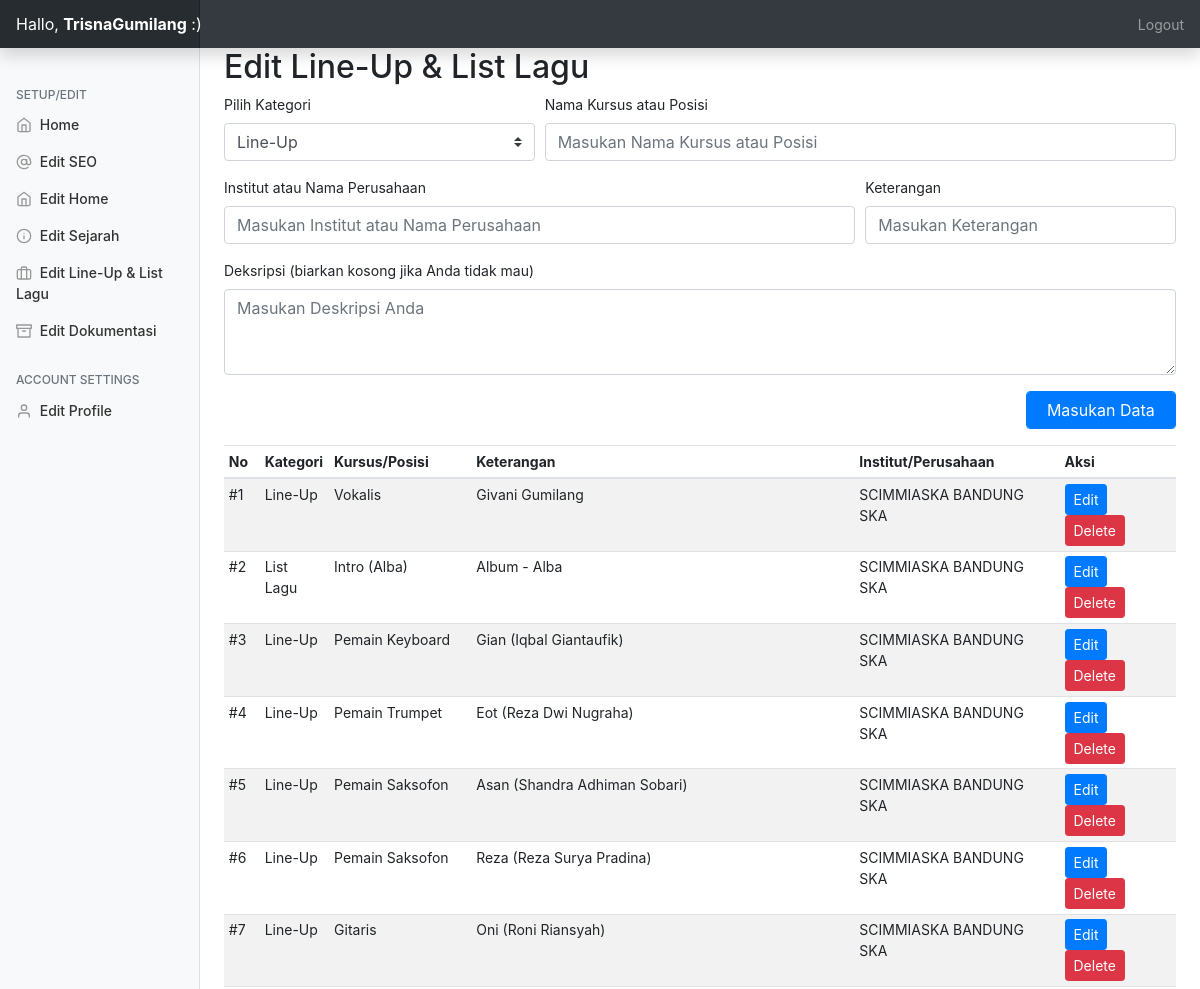
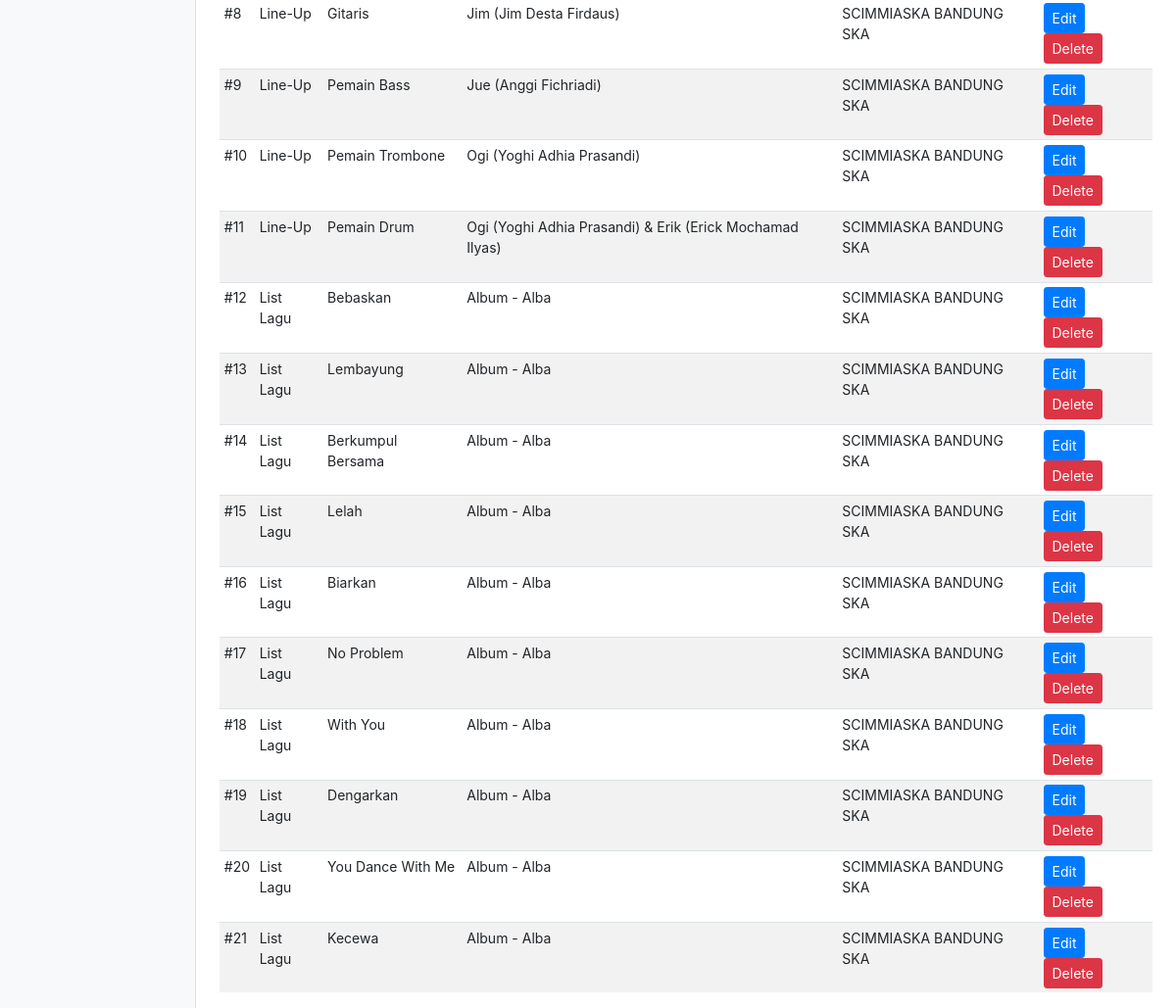
The app's page /admin/?editresume=true (signed in) with its own data (2 pictures, top to bottom).
### tables this page shows
CREATE TABLE `resume` (
  `id` int(11) NOT NULL,
  `category` varchar(250) NOT NULL,
  `title` varchar(250) NOT NULL,
  `year` varchar(250) NOT NULL,
  `ogname` varchar(250) NOT NULL,
  `workdesc` text NOT NULL
);

### admin/php/resume.php (the view, shortened to what this page needs)
<h2>Edit Line-Up & List Lagu</h2>
         <form action="php/uresume.php" method="post">
                 <div class="form-row">
                   <div class="form-group col-md-4">
                   <label>Pilih Kategori</label>
                    <select name="category" class="custom-select">
  <option value="e" selected>Line-Up</option>
</select></div>
                     <div class="form-group col-md-8">
    <label for="sn">Nama Kursus atau Posisi</label>
    <input type="text" name="title" class="form-control" id="website" placeholder="Masukan Nama Kursus atau Posisi" required>
  </div>
   <div class="form-group col-md-8">
    <label for="website">Institut atau Nama Perusahaan</label>
    <input type="text" name="ogname" class="form-control" id="website" placeholder="Masukan Institut atau Nama Perusahaan" required>
  </div>
   <div class="form-group col-md-4">
    <label for="website">Keterangan</label>
    <input type="text" name="year" class="form-control" id="website" placeholder="Masukan Keterangan" required>
  </div>
  <div class="form-group col-md-12">
    <label for="exampleFormControlTextarea1">Deksripsi (biarkan kosong jika Anda tidak mau)</label>
    <textarea class="form-control" name="workdesc" id="exampleFormControlTextarea1" rows="3" placeholder="Masukan Deskripsi Anda"></textarea>
  </div>
   <div class="form-group col-md-2 ml-auto">
      <input type="submit" name="addtoresume" class="btn btn-primary form-control" value="Masukan Data">
   </div>
                 </div>
             </form>
         <table id="rlist" class="table table-striped table-sm .table-responsive ">
          <thead>
            <tr>
              <th>No</th>
              <th>Kategori</th>
              <th>Kursus/Posisi</th>
              <th>Keterangan</th>
              <th>Institut/Perusahaan</th>
              <th>Aksi</th>
            </tr>
          </thead>
          <tbody>
         <?php
$query2="SELECT * FROM resume";
$queryrun2=mysqli_query($db,$query2);
$count=1;
while($data2=mysqli_fetch_array($queryrun2)){
    $cat = $data2['category']=='e'?$cat="Line-Up":$cat="List Lagu";
    ?>
     <tr>
         <div class="modal fade" id="modal<?=$data2['id']?>" tabindex="-1" role="dialog" aria-labelledby="exampleModalLabel" aria-hidden="true">
          <td>#<?=$count?></td>
              <td><?=$cat?></td>
         <td><?=$data2['title']?></td>
         <td><?=$data2['year']?></td>
         <td><?=$data2['ogname']?></td>
         <td>
         <button type="button" class="btn btn-primary btn-sm" data-toggle="modal" data-target="#modal<?=$data2['id']?>">
  Edit
</button> <a href="php/uresume.php?del=<?=$data2['id']?>"><button type="button" class="btn btn-danger btn-sm" data-toggle="modal" data-target="#exampleModal">
  Delete
             </button></a></td>
            </tr>
         <?php $count++;
} ?>
             </tbody></table>

### admin/css/dashboard.css (style rules this page uses)
body { font-size: .875rem; }

### records on screen
resume: category "Line-Up", title "Vokalis", year "Givani Gumilang", ogname "SCIMMIASKA BANDUNG SKA"
resume: category "List Lagu", title "Intro (Alba)", year "Album - Alba", ogname "SCIMMIASKA BANDUNG SKA"
resume: category "Line-Up", title "Pemain Keyboard", year "Gian (Iqbal Giantaufik)", ogname "SCIMMIASKA BANDUNG SKA"
resume: category "Line-Up", title "Pemain Trumpet", year "Eot (Reza Dwi Nugraha)", ogname "SCIMMIASKA BANDUNG SKA"
resume: category "Line-Up", title "Pemain Saksofon", year "Asan (Shandra Adhiman Sobari)", ogname "SCIMMIASKA BANDUNG SKA"
resume: category "Line-Up", title "Pemain Saksofon", year "Reza (Reza Surya Pradina)", ogname "SCIMMIASKA BANDUNG SKA"
resume: category "Line-Up", title "Gitaris", year "Oni (Roni Riansyah)", ogname "SCIMMIASKA BANDUNG SKA"
resume: category "Line-Up", title "Gitaris", year "Jim (Jim Desta Firdaus)", ogname "SCIMMIASKA BANDUNG SKA"
resume: category "Line-Up", title "Pemain Bass", year "Jue (Anggi Fichriadi)", ogname "SCIMMIASKA BANDUNG SKA"
resume: category "Line-Up", title "Pemain Trombone", year "Ogi (Yoghi Adhia Prasandi)", ogname "SCIMMIASKA BANDUNG SKA"
resume: category "Line-Up", title "Pemain Drum", year "Ogi (Yoghi Adhia Prasandi) & Erik (Erick Mochamad Ilyas)", ogname "SCIMMIASKA BANDUNG SKA"
resume: category "List Lagu", title "Bebaskan", year "Album - Alba", ogname "SCIMMIASKA BANDUNG SKA"
resume: category "List Lagu", title "Lembayung", year "Album - Alba", ogname "SCIMMIASKA BANDUNG SKA"
resume: category "List Lagu", title "Berkumpul Bersama", year "Album - Alba", ogname "SCIMMIASKA BANDUNG SKA"
resume: category "List Lagu", title "Lelah", year "Album - Alba", ogname "SCIMMIASKA BANDUNG SKA"
resume: category "List Lagu", title "Biarkan", year "Album - Alba", ogname "SCIMMIASKA BANDUNG SKA"
resume: category "List Lagu", title "No Problem", year "Album - Alba", ogname "SCIMMIASKA BANDUNG SKA"
resume: category "List Lagu", title "With You", year "Album - Alba", ogname "SCIMMIASKA BANDUNG SKA"
resume: category "List Lagu", title "Dengarkan", year "Album - Alba", ogname "SCIMMIASKA BANDUNG SKA"
resume: category "List Lagu", title "You Dance With Me", year "Album - Alba", ogname "SCIMMIASKA BANDUNG SKA"
resume: category "List Lagu", title "Kecewa", year "Album - Alba", ogname "SCIMMIASKA BANDUNG SKA"

### other values on screen
$_SESSION['username'] "TrisnaGumilang"
